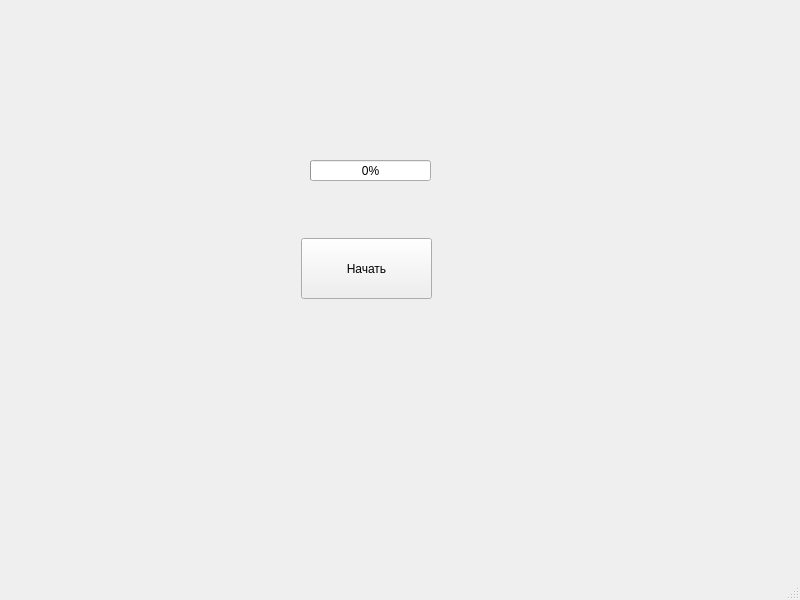
<?xml version="1.0" encoding="UTF-8"?>
<ui version="4.0">
 <class>MainWindow</class>
 <widget class="QMainWindow" name="MainWindow">
  <property name="geometry">
   <rect>
    <x>0</x>
    <y>0</y>
    <width>800</width>
    <height>600</height>
   </rect>
  </property>
  <property name="windowTitle">
   <string>MainWindow</string>
  </property>
  <widget class="QWidget" name="centralwidget">
   <widget class="QProgressBar" name="progressBar">
    <property name="geometry">
     <rect>
      <x>310</x>
      <y>160</y>
      <width>121</width>
      <height>21</height>
     </rect>
    </property>
    <property name="minimum">
     <number>0</number>
    </property>
    <property name="value">
     <number>0</number>
    </property>
   </widget>
   <widget class="QPushButton" name="pushButton">
    <property name="geometry">
     <rect>
      <x>301</x>
      <y>238</y>
      <width>131</width>
      <height>61</height>
     </rect>
    </property>
    <property name="text">
     <string>Начать</string>
    </property>
   </widget>
  </widget>
  <widget class="QMenuBar" name="menubar">
   <property name="geometry">
    <rect>
     <x>0</x>
     <y>0</y>
     <width>800</width>
     <height>20</height>
    </rect>
   </property>
  </widget>
  <widget class="QStatusBar" name="statusbar"/>
 </widget>
 <resources/>
 <connections/>
</ui>
